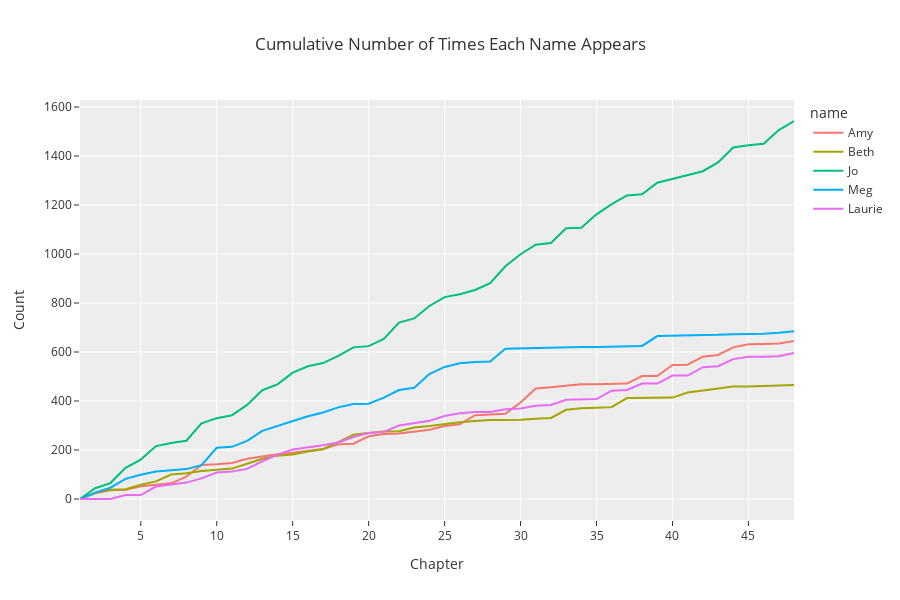

The cell this chart's notebook holds for it:
### Code cell
# Putting it all together, we get a helpful visualization.
import plotly.express as px

cumulative_counts_df = (
    cumulative_counts.drop(columns=["Chapter"])
    .to_df()
    .melt()
    .rename(columns={"variable": "name", "value": "Count"})
)
cumulative_counts_df = cumulative_counts_df.assign(
    Chapter=list(range(1, 49)) * 5
)

px.line(
    cumulative_counts_df,
    x="Chapter",
    y="Count",
    color="name",
    width=900,
    height=600,
    title="Cumulative Number of Times Each Name Appears",
    template="ggplot2",
)

### Figure 1 — Plotly figure (JSON) as saved in the notebook; plotly's stock layout.template omitted (floating-point values rounded to 4 significant figures)
{"data": [{"hovertemplate": "name=Amy<br>Chapter=%{x}<br>Count=%{y}<extra></extra>", "legendgroup": "Amy", "line": {"color": "#F8766D", "dash": "solid"}, "marker": {"symbol": "circle"}, "mode": "lines", "name": "Amy", "orientation": "v", "showlegend": true, "type": "scatter", "x": [1, 2, 3, 4, 5, 6, 7, 8, 9, 10, 11, 12, 13, 14, 15, 16, 17, 18, 19, 20, 21, 22, 23, 24, 25, 26, 27, 28, 29, 30, 31, 32, 33, 34, 35, 36, 37, 38, 39, 40, 41, 42, 43, 44, 45, 46, 47, 48], "xaxis": "x", "y": [0, 23, 36, 38, 52, 58, 64, 91, 139, 142, 147, 164, 175, 183, 189, 197, 204, 223, 226, 256, 265, 267, 276, 283, 298, 305, 342, 345, 348, 394, 451, 456, 463, 468, 468, 468, 471, 502, 502, 547, 548, 581, 588, 619, 632, 633, 635, 645], "yaxis": "y"}, {"hovertemplate": "name=Beth<br>Chapter=%{x}<br>Count=%{y}<extra></extra>", "legendgroup": "Beth", "line": {"color": "#A3A500", "dash": "solid"}, "marker": {"symbol": "circle"}, "mode": "lines", "name": "Beth", "orientation": "v", "showlegend": true, "type": "scatter", "x": [1, 2, 3, 4, 5, 6, 7, 8, 9, 10, 11, 12, 13, 14, 15, 16, 17, 18, 19, 20, 21, 22, 23, 24, 25, 26, 27, 28, 29, 30, 31, 32, 33, 34, 35, 36, 37, 38, 39, 40, 41, 42, 43, 44, 45, 46, 47, 48], "xaxis": "x", "y": [0, 26, 38, 40, 58, 72, 100, 105, 114, 119, 124, 144, 164, 177, 182, 194, 203, 232, 262, 269, 276, 277, 292, 298, 307, 313, 318, 322, 322, 323, 328, 331, 364, 370, 372, 375, 412, 413, 413, 414, 435, 442, 451, 459, 459, 461, 462, 465], "yaxis": "y"}, {"hovertemplate": "name=Jo<br>Chapter=%{x}<br>Count=%{y}<extra></extra>", "legendgroup": "Jo", "line": {"color": "#00BF7D", "dash": "solid"}, "marker": {"symbol": "circle"}, "mode": "lines", "name": "Jo", "orientation": "v", "showlegend": true, "type": "scatter", "x": [1, 2, 3, 4, 5, 6, 7, 8, 9, 10, 11, 12, 13, 14, 15, 16, 17, 18, 19, 20, 21, 22, 23, 24, 25, 26, 27, 28, 29, 30, 31, 32, 33, 34, 35, 36, 37, 38, 39, 40, 41, 42, 43, 44, 45, 46, 47, 48], "xaxis": "x", "y": [0, 44, 65, 127, 161, 216, 229, 238, 309, 330, 342, 384, 444, 468, 516, 542, 555, 584, 619, 624, 653, 720, 737, 788, 824, 836, 853, 881, 950, 999, 1038, 1045, 1105, 1107, 1162, 1204, 1239, 1244, 1291, 1306, 1321, 1338, 1374, 1435, 1444, 1450, 1506, 1543], "yaxis": "y"}, {"hovertemplate": "name=Meg<br>Chapter=%{x}<br>Count=%{y}<extra></extra>", "legendgroup": "Meg", "line": {"color": "#00B0F6", "dash": "solid"}, "marker": {"symbol": "circle"}, "mode": "lines", "name": "Meg", "orientation": "v", "showlegend": true, "type": "scatter", "x": [1, 2, 3, 4, 5, 6, 7, 8, 9, 10, 11, 12, 13, 14, 15, 16, 17, 18, 19, 20, 21, 22, 23, 24, 25, 26, 27, 28, 29, 30, 31, 32, 33, 34, 35, 36, 37, 38, 39, 40, 41, 42, 43, 44, 45, 46, 47, 48], "xaxis": "x", "y": [0, 26, 46, 82, 99, 112, 117, 122, 138, 209, 213, 237, 278, 299, 320, 338, 353, 374, 388, 389, 414, 445, 454, 510, 539, 554, 559, 561, 613, 615, 615, 616, 619, 620, 620, 622, 625, 625, 665, 666, 667, 667, 670, 673, 673, 675, 679, 685], "yaxis": "y"}, {"hovertemplate": "name=Laurie<br>Chapter=%{x}<br>Count=%{y}<extra></extra>", "legendgroup": "Laurie", "line": {"color": "#E76BF3", "dash": "solid"}, "marker": {"symbol": "circle"}, "mode": "lines", "name": "Laurie", "orientation": "v", "showlegend": true, "type": "scatter", "x": [1, 2, 3, 4, 5, 6, 7, 8, 9, 10, 11, 12, 13, 14, 15, 16, 17, 18, 19, 20, 21, 22, 23, 24, 25, 26, 27, 28, 29, 30, 31, 32, 33, 34, 35, 36, 37, 38, 39, 40, 41, 42, 43, 44, 45, 46, 47, 48], "xaxis": "x", "y": [0, 0, 0, 16, 16, 51, 60, 67, 84, 108, 112, 123, 154, 181, 202, 210, 219, 231, 253, 269, 274, 300, 308, 319, 339, 350, 355, 355, 366, 369, 381, 384, 405, 406, 408, 442, 445, 471, 471, 504, 504, 538, 542, 571, 581, 581, 583, 596], "yaxis": "y"}], "layout": {"height": 600, "legend": {"title": {"text": "name"}, "tracegroupgap": 0}, "title": {"text": "Cumulative Number of Times Each Name Appears"}, "width": 900, "xaxis": {"anchor": "y", "domain": [0, 1], "title": {"text": "Chapter"}}, "yaxis": {"anchor": "x", "domain": [0, 1], "title": {"text": "Count"}}}}
